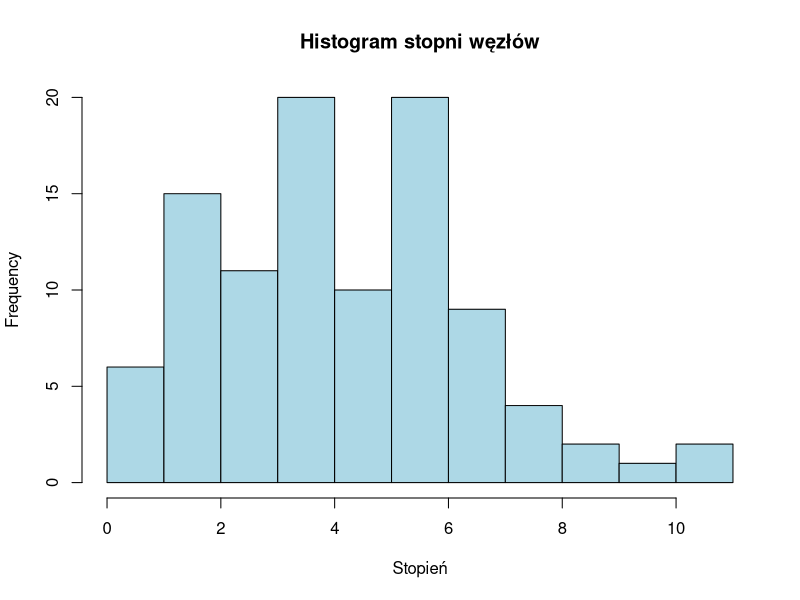
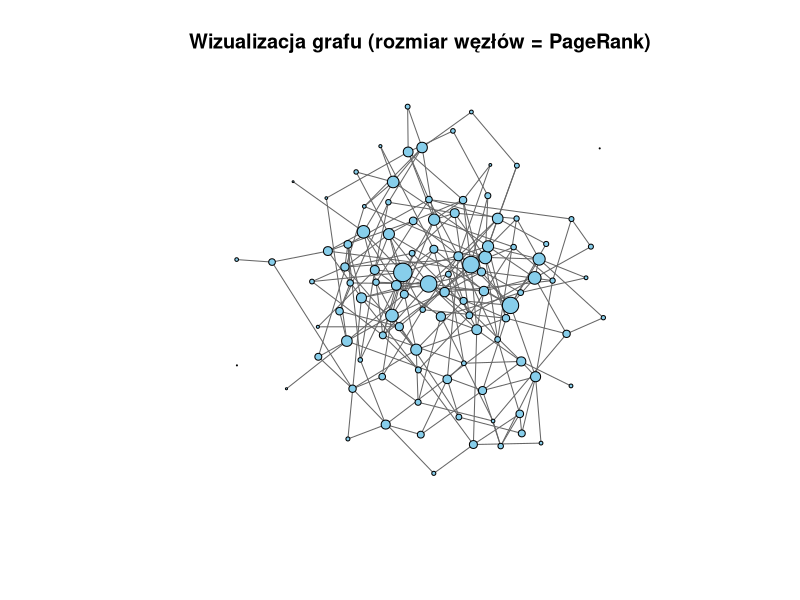

Reproduce these figures in R, in order.
library(igraph)

set.seed(44)

# 2. Wygeneruj sieć Erdős-Rényi o stu wierzchołkach i prawdopodobieństwie krawędzi = 0.05.
n <- 100
p <- 0.05
g <- sample_gnp(n = n, p = p, directed = FALSE, loops = FALSE)

# 3. Wydrukuj podsumowanie grafu - czy graf jest ważony?
print(g)
cat("Czy graf jest ważony? ->", "weight" %in% edge_attr_names(g), "\n\n")
# Graf nie jest ważony

# 4. Wylistuj wszystkie wierzchołki i krawędzie.
nodes <- V(g)
edges <- as_edgelist(g)

cat("Wierzchołki:\n")
print(nodes)

cat("\nKrawędzie:\n")
print(edges)

# 5. Ustaw wagi wszystkich krawędzi na losowe z zakresu 0.01 do 1
E(g)$weight <- runif(ecount(g), 0.01, 1)

# 6. Wydrukuj ponownie podsumowanie grafu - czy teraz graf jest ważony?
print(g)
cat("Czy graf jest ważony? ->", "weight" %in% edge_attr_names(g), "\n\n")
# Graf jest ważony

cat("Krawędzie z wagami:\n")
print(cbind(edges, weight = round(E(g)$weight, 3)))

# 7. Jaki jest stopień każdego węzła? Następnie stwórz histogram stopni węzłów.
deg <- degree(g)
cat("\nStopnie węzłów:\n")
print(deg)

hist(deg,
     main = "Histogram stopni węzłów",
     xlab = "Stopień",
     col = "lightblue",
     border = "black")

# 8. Ile jest klastrów (connected components) w grafie?
comp <- components(g)
cat("\nLiczba spójnych składowych:", comp$no, "\n")
# Są 3 składowe

# 9. Zwizualizuj graf w taki sposób, aby rozmiar węzłów odpowiadał mierze PageRank.
pr <- page_rank(g, weights = E(g)$weight)$vector
node_sizes <- 400 * pr

plot(
  g,
  vertex.size = node_sizes,
  vertex.label = NA,
  vertex.color = "skyblue",
  edge.color = "grey40",
  main = "Wizualizacja grafu (rozmiar węzłów = PageRank)"
)

